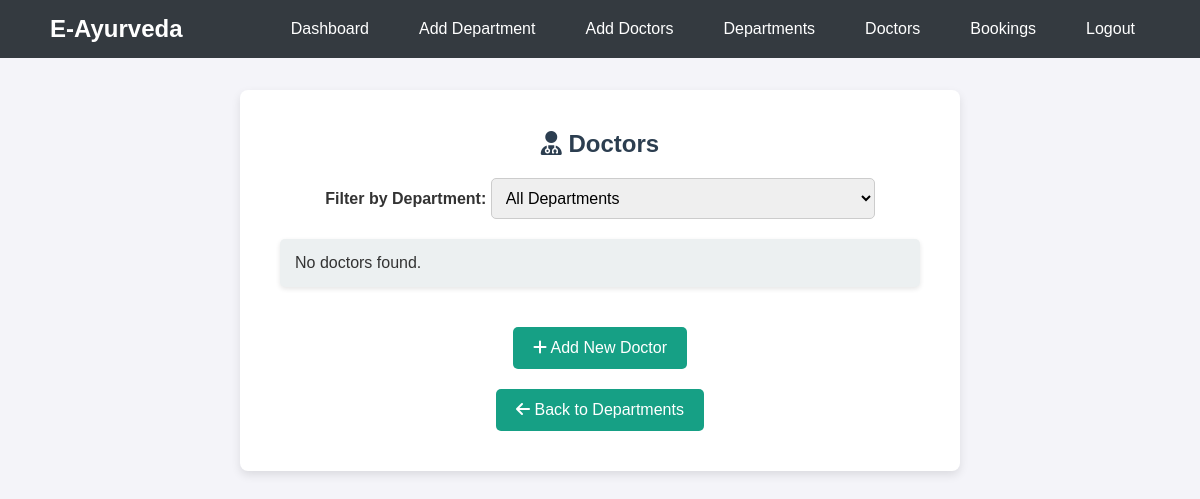
The page /doctors/ on the database as committed earlier.
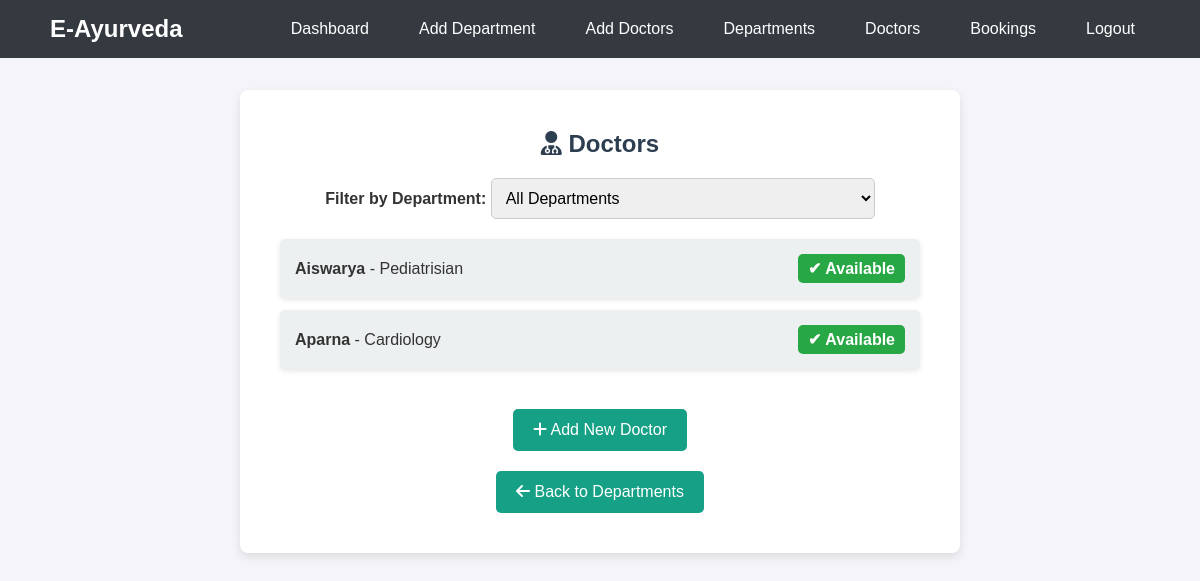
The same page on the database as committed later.
### app/models.py (models this page shows, shortened)
class Doctor(models.Model):
    department = models.ForeignKey(Department, on_delete=models.CASCADE, related_name='doctors')
    name = models.CharField(max_length=100)
    bio = models.TextField(blank=True, null=True)
    available = models.BooleanField(default=True)
    consultation_fee = models.DecimalField(max_digits=10, decimal_places=2, default=0.00)  # Add this field

class Department(models.Model):
    name = models.CharField(max_length=100)
    description = models.TextField(blank=True, null=True)

### app/views.py (the view)
# urls.py: path('doctors/', views.doctor_list, name='doctor_list'),
def doctor_list(request):
    department_id = request.GET.get('department_id')  # Get department filter from URL parameters
    if department_id:
        department = get_object_or_404(Department, id=department_id)
        doctors = Doctor.objects.filter(department=department)
    else:
        doctors = Doctor.objects.all()  # Show all doctors if no department is selected
    departments = Department.objects.all()  # Get all departments for filtering
    return render(request, 'staf/doctor_list.html', {'doctors': doctors, 'departments': departments})

### templates/staf/doctor_list.html (shortened to what this page needs)
<!DOCTYPE html>
<html lang="en">
<head>
    <link rel="stylesheet" href="https://cdnjs.cloudflare.com/ajax/libs/font-awesome/6.4.2/css/all.min.css">
</head>
<body>
    <nav class="navbar">
        <div class="logo">E-Ayurveda</div>
        <ul>
            <li><a href="../stafhome">Dashboard</a></li>
            <li><a href="../add-department">Add Department</a></li>
            <li><a href="../add-doctor">Add Doctors</a></li>
            <li><a href="../departments">Departments</a></li>
            <li><a href="../doctors">Doctors</a></li>
            <li><a href="../stafbookings">Bookings</a></li>
            <li><a href="../logout">Logout</a></li>
        </ul>
    </nav>
    <div class="container">
        <h2><i class="fas fa-user-md"></i> Doctors</h2>
        <div class="filter-section">
            <form method="get">
                <label for="department"><strong>Filter by Department:</strong></label>
                <select name="department_id" id="department" onchange="this.form.submit()">
                    <option value="">All Departments</option>
                </select>
            </form>
        </div>
        <ul class="doctor-list">
            {% for doctor in doctors %}
                <li>
                    <span><strong>{{ doctor.name }}</strong> - {{ doctor.department.name }}</span>
                    <span class="doctor-status {% if doctor.available %}available{% else %}not-available{% endif %}">
                        {% if doctor.available %}✔ Available {% else %}❌ Not Available {% endif %}
                    </span>
                </li>
            {% empty %}
                <li>No doctors found.</li>
            {% endfor %}
        </ul>
        <a href="{% url 'add_doctor' %}" class="btn">
            <i class="fas fa-plus"></i> Add New Doctor
        </a>
        <br>
        <a href="{% url 'department_list' %}" class="btn">
            <i class="fas fa-arrow-left"></i> Back to Departments
        </a>
    </div>
</body>
</html>

Rows that differ between the two databases and show on the page:
added Doctor: name "Aiswarya", department.name "Pediatrisian", available "✔ Available"
added Doctor: name "Aparna", department.name "Cardiology", available "✔ Available"
Other text that changed with them:
text no longer shown: "No doctors found."
